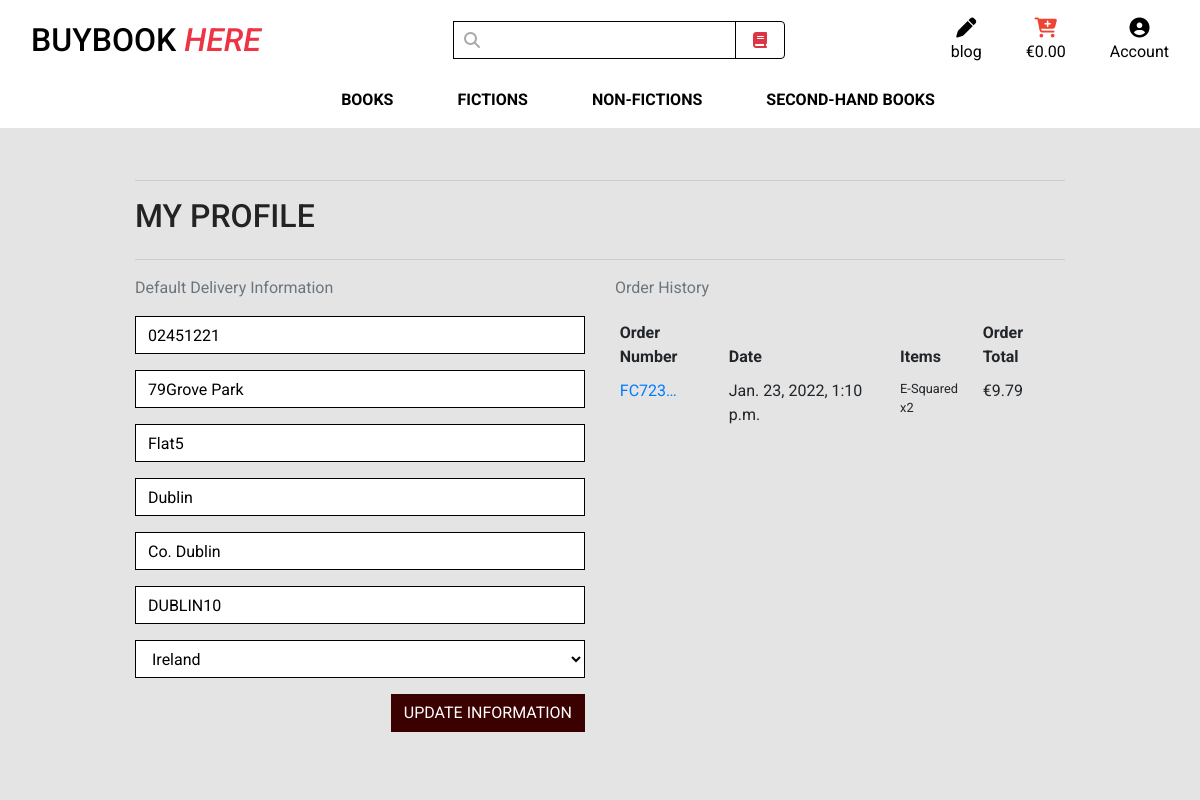
Screenshot of /profile/ (signed in) with the database file from the repository.
### profiles/models.py (models this page shows, shortened)
class UserProfile(models.Model):
    user = models.OneToOneField(User, on_delete=models.CASCADE)
    default_phone_number = models.CharField(max_length=20, null=True, blank=True)
    default_street_address1 = models.CharField(max_length=80, null=True, blank=True)
    default_street_address2 = models.CharField(max_length=80, null=True, blank=True)
    default_town_or_city = models.CharField(max_length=40, null=True, blank=True)
    default_county = models.CharField(max_length=80, null=True, blank=True)
    default_postcode = models.CharField(max_length=20, null=True, blank=True)
    default_country = CountryField(blank_label='Country', null=True, blank=True)

### checkout/models.py (models this page shows, shortened)
class Order(models.Model):
    order_number = models.CharField(max_length=32, null=False, editable=False)
    user_profile = models.ForeignKey(UserProfile, on_delete=models.SET_NULL,
                                     null=True, blank=True, related_name='orders')
    full_name = models.CharField(max_length=50, null=False, blank=False)
    email = models.EmailField(max_length=254, null=False, blank=False)
    phone_number = models.CharField(max_length=20, null=False, blank=False)
    country = CountryField(blank_label='Country *', null=False, blank=False)
    postcode = models.CharField(max_length=20, null=True, blank=True)
    town_or_city = models.CharField(max_length=40, null=False, blank=False)
    street_address1 = models.CharField(max_length=80, null=False, blank=False)
    street_address2 = models.CharField(max_length=80, null=True, blank=True)
    county = models.CharField(max_length=80, null=True, blank=True)
    date = models.DateTimeField(auto_now_add=True)
    delivery_cost = models.DecimalField(max_digits=6, decimal_places=2, null=False, default=0)
    order_total = models.DecimalField(max_digits=10, decimal_places=2, null=False, default=0)
    grand_total = models.DecimalField(max_digits=10, decimal_places=2, null=False, default=0)
    original_bag = models.TextField(null=False, blank=False, default='')
    stripe_pid = models.CharField(max_length=254, null=False, blank=False, default='')

class OrderLineItem(models.Model):
    order = models.ForeignKey(Order, null=False, blank=False, on_delete=models.CASCADE, related_name='lineitems')
    book = models.ForeignKey(Book, null=False, blank=False, on_delete=models.CASCADE)
    quantity = models.IntegerField(null=False, blank=False, default=0)
    lineitem_total = models.DecimalField(max_digits=6, decimal_places=2, null=False, blank=False, editable=False)

### books/models.py (models this page shows, shortened)
class Book(models.Model):
    category = models.ForeignKey('Category', null=True, blank=True, on_delete=models.SET_NULL)
    code = models.CharField(max_length=254, null=True, blank=True)
    title = models.CharField(max_length=254)
    author = models.CharField(max_length=254, null=True, blank=True)
    description = models.TextField()
    price = models.DecimalField(max_digits=6, decimal_places=2)
    rating = models.DecimalField(max_digits=6, decimal_places=2, null=True, blank=True)
    image_url = models.URLField(max_length=1024, null=True, blank=True)
    image = models.ImageField(null=True, blank=True)

### profiles/views.py (the view)
# urls.py: path('profile/', include('profiles.urls')),
@login_required
def profile(request):
    profile = get_object_or_404(UserProfile, user=request.user)
    if request.method == 'POST':
        form = UserProfileForm(request.POST, instance=profile)
        if form.is_valid():
            form.save()
            messages.success(request, 'Profile updated successfully')
        else:
            messages.error
            (request, 'Update failed. Please ensure the form is valid.')
    else:
        form = UserProfileForm(instance=profile)
    orders = profile.orders.all()
    template = 'profiles/profile.html'
    context = {
        'form': form,
        'orders': orders,
        'on_profile_page': True
    }
    return render(request, template, context)

### profiles/forms.py
class UserProfileForm(forms.ModelForm):
    class Meta:
        model = UserProfile
        exclude = ('user',)
    def __init__(self, *args, **kwargs):
        super().__init__(*args, **kwargs)
        placeholders = {
            'default_phone_number': 'Phone Number',
            'default_postcode': 'Postal Code',
            'default_town_or_city': 'Town or City',
            'default_street_address1': 'Street Address 1',
            'default_street_address2': 'Street Address 2',
            'default_county': 'County, State or Locality',
        }
        self.fields['default_phone_number'].widget.attrs['autofocus'] = True
        for field in self.fields:
            if field != 'default_country':
                if self.fields[field].required:
                    placeholder = f'{placeholders[field]} *'
                else:
                    placeholder = placeholders[field]
                self.fields[field].widget.attrs['placeholder'] = placeholder
            self.fields[field].widget.attrs['class'] = 'border-black rounded-0 profile-form-input'
            self.fields[field].label = False

### bag/contexts.py (called while the page is built, shortened)
def bag_contents(request):
    bag_items = []
    total = 0
    book_count = 0
    bag = request.session.get('bag', {})
    if total < settings.FREE_DELIVERY_THRESHOLD:
        delivery = total * Decimal(settings.STANDARD_DELIVERY_PERCENTAGE / 100)
        free_delivery_delta = settings.FREE_DELIVERY_THRESHOLD - total
    else:
        delivery = 0
        free_delivery_delta = 0
    grand_total = delivery + total
    context = {
        'bag_items': bag_items,
        'total': total,
        'book_count': book_count,
        'delivery': delivery,
        'free_delivery_delta': free_delivery_delta,
        'free_delivery_threshold': settings.FREE_DELIVERY_THRESHOLD,
        'grand_total': grand_total,
    }
    return context

### profiles/templates/profiles/profile.html (shortened to what this page needs)
{% extends "base.html" %}
{% load static %}
{% block extra_css %}
    <link rel="stylesheet" href="{% static 'profiles/css/profile.css' %}">
{% endblock %}
{% block page_header %}
    <div class="container header-container">
    </div>
{% endblock %}
{% block content %}
    <div class="overlay"></div>
    <div class="container">
        <div class="row">
            <div class="col">
                <hr>
                <h2 class="logo-font mb-4">My Profile</h2>
                <hr>
            </div>
        </div>
        <div class="row">
            <div class="col-12 col-lg-6">
                <p class="text-muted">Default Delivery Information</p>
                <form class="mt-3" action="{% url 'profile' %}" method="POST" id="profile-update-form">
                    {{ form|crispy }}
                    <button class="btn btn-black rounded-0 text-uppercase float-right">Update Information</button>
                </form>
            </div>
            <div class="col-12 col-lg-6">
                <p class="text-muted">Order History</p>
                <div class="order-history table-responsive">
                    <table class="table table-sm table-borderless">
                        <thead>
                            <tr>
                                <th>Order Number</th>
                                <th>Date</th>
                                <th>Items</th>
                                <th>Order Total</th>
                            </tr>
                        </thead>
                        <tbody>
                            {% for order in orders %}
                                <tr>
                                    <td>
                                        <a href="{% url 'order_history' order.order_number %}"
                                        title="{{ order.order_number }}">
                                            {{ order.order_number|truncatechars:6 }}
                                        </a>
                                    </td>
                                    <td>{{ order.date }}</td>
                                    <td>
                                        <ul class="list-unstyled">
                                            {% for item in order.lineitems.all %}
                                                <li class="small">
                                                   {{ item.book.title }} x{{ item.quantity }}
                                                </li>
                                            {% endfor %}
                                        </ul>
                                    </td>
                                    <td>€{{ order.grand_total }}</td>
                                </tr>
                            {% endfor %}
                        </tbody>
                    </table>
                </div>
            </div>
        </div>
{% endblock %}

### static/css/base.css (style rules this page uses)
html { height: 100%; }
body { background: url('/media/homepage_background_bookstore.png') no-repeat center center fixed; background-size: cover; height: calc(100vh - 164px); color: rgb(41, 37, 37); font-family: 'Roboto', sans-serif; }
.logo-font { text-transform: uppercase; color: rgb(36, 35, 35); }
.btn-black { background: rgb(59, 1, 1); color: white; }
.border-black { border: 1.5px solid black !important; }
.overlay { height: 100%; width: 100%; top: 0; left: 0; position: fixed; background: rgb(228, 228, 228); z-index: -1; }
@media (min-width: 1200px) { .container { max-width: 80%; } }
@media (min-width: 992px) { .header-container { padding-top: 164px; } }

### profiles/static/profiles/css/profile.css (style rules this page uses)
.order-history { max-height: 416px; overflow-y: auto; }
#profile-update-form .form-control { color: #000; }
#profile-update-form input::placeholder { color: #aab7c4; }
#id_default_country, #id_default_country option:not(:first-child) { color: #000; }

### rows the page displays
UserProfile: default_phone_number "02451221", default_street_address1 "79Grove Park", default_street_address2 "Flat5", default_town_or_city "Dublin", default_county "Co. Dublin", default_postcode "DUBLIN10", default_country "Ireland"
Order: order_number "FC723…", date "Jan. 23, 2022, 1:10 p.m.", grand_total "9.79"
OrderLineItem: book "E-Squared", quantity "2"
